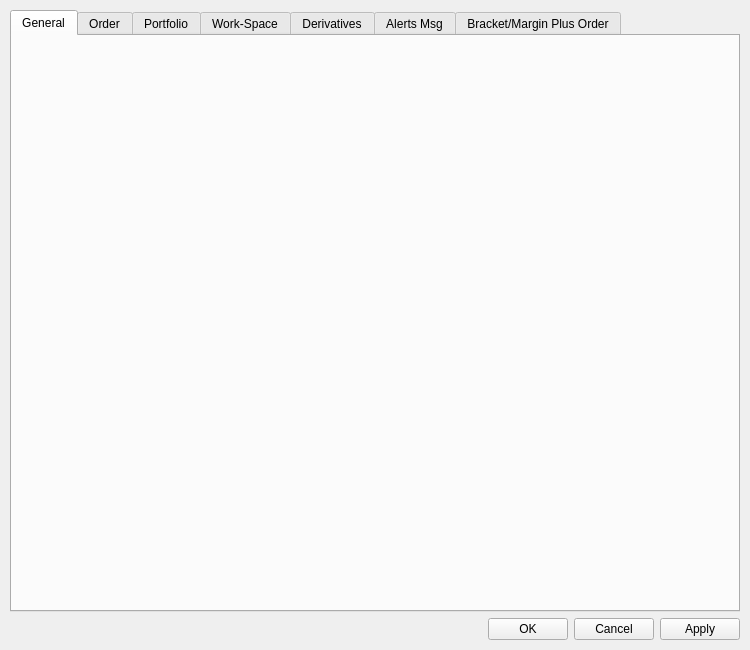
<?xml version="1.0" encoding="UTF-8"?>
<ui version="4.0">
 <class>PreferencesWindowTab</class>
 <widget class="QWidget" name="PreferencesWindowTab">
  <property name="geometry">
   <rect>
    <x>0</x>
    <y>0</y>
    <width>750</width>
    <height>650</height>
   </rect>
  </property>
  <property name="windowTitle">
   <string>Preferences</string>
  </property>
  <layout class="QVBoxLayout" name="verticalLayout_main">
   <property name="spacing">
    <number>6</number>
   </property>
   <property name="leftMargin">
    <number>10</number>
   </property>
   <property name="topMargin">
    <number>10</number>
   </property>
   <property name="rightMargin">
    <number>10</number>
   </property>
   <property name="bottomMargin">
    <number>10</number>
   </property>
   
   <!-- Tab Widget Container -->
   <item>
    <widget class="QTabWidget" name="tabWidget">
     <property name="currentIndex">
      <number>0</number>
     </property>
     
     <!-- General Tab -->
     <widget class="QWidget" name="tabGeneral">
      <attribute name="title">
       <string>General</string>
      </attribute>
      <layout class="QVBoxLayout" name="verticalLayout_general">
       <property name="spacing">
        <number>0</number>
       </property>
       <property name="leftMargin">
        <number>0</number>
       </property>
       <property name="topMargin">
        <number>0</number>
       </property>
       <property name="rightMargin">
        <number>0</number>
       </property>
       <property name="bottomMargin">
        <number>0</number>
       </property>
       <!-- Content will be loaded from PreferencesGeneralTab.ui -->
      </layout>
     </widget>
     
     <!-- Order Tab -->
     <widget class="QWidget" name="tabOrder">
      <attribute name="title">
       <string>Order</string>
      </attribute>
      <layout class="QVBoxLayout" name="verticalLayout_order">
       <property name="spacing">
        <number>0</number>
       </property>
       <property name="leftMargin">
        <number>0</number>
       </property>
       <property name="topMargin">
        <number>0</number>
       </property>
       <property name="rightMargin">
        <number>0</number>
       </property>
       <property name="bottomMargin">
        <number>0</number>
       </property>
       <!-- Content will be loaded from PreferencesOrderTab.ui -->
      </layout>
     </widget>
     
     <!-- Portfolio Tab -->
     <widget class="QWidget" name="tabPortfolio">
      <attribute name="title">
       <string>Portfolio</string>
      </attribute>
      <layout class="QVBoxLayout" name="verticalLayout_portfolio">
       <property name="spacing">
        <number>0</number>
       </property>
       <property name="leftMargin">
        <number>0</number>
       </property>
       <property name="topMargin">
        <number>0</number>
       </property>
       <property name="rightMargin">
        <number>0</number>
       </property>
       <property name="bottomMargin">
        <number>0</number>
       </property>
       <!-- Content will be loaded from PreferencesPortfolioTab.ui -->
      </layout>
     </widget>
     
     <!-- Work-Space Tab -->
     <widget class="QWidget" name="tabWorkSpace">
      <attribute name="title">
       <string>Work-Space</string>
      </attribute>
      <layout class="QVBoxLayout" name="verticalLayout_workspace">
       <property name="spacing">
        <number>0</number>
       </property>
       <property name="leftMargin">
        <number>0</number>
       </property>
       <property name="topMargin">
        <number>0</number>
       </property>
       <property name="rightMargin">
        <number>0</number>
       </property>
       <property name="bottomMargin">
        <number>0</number>
       </property>
       <!-- Content will be loaded from PreferencesWorkSpaceTab.ui -->
      </layout>
     </widget>
     
     <!-- Derivatives Tab -->
     <widget class="QWidget" name="tabDerivatives">
      <attribute name="title">
       <string>Derivatives</string>
      </attribute>
      <layout class="QVBoxLayout" name="verticalLayout_derivatives">
       <property name="spacing">
        <number>0</number>
       </property>
       <property name="leftMargin">
        <number>0</number>
       </property>
       <property name="topMargin">
        <number>0</number>
       </property>
       <property name="rightMargin">
        <number>0</number>
       </property>
       <property name="bottomMargin">
        <number>0</number>
       </property>
       <!-- Content will be loaded from PreferencesDerivativeTab.ui -->
      </layout>
     </widget>
     
     <!-- Alerts Msg Tab -->
     <widget class="QWidget" name="tabAlertsMsg">
      <attribute name="title">
       <string>Alerts Msg</string>
      </attribute>
      <layout class="QVBoxLayout" name="verticalLayout_alertsmsg">
       <property name="spacing">
        <number>0</number>
       </property>
       <property name="leftMargin">
        <number>0</number>
       </property>
       <property name="topMargin">
        <number>0</number>
       </property>
       <property name="rightMargin">
        <number>0</number>
       </property>
       <property name="bottomMargin">
        <number>0</number>
       </property>
       <!-- Content will be loaded from PreferencesAlertMessageTab.ui -->
      </layout>
     </widget>
     
     <!-- Bracket/Margin Plus Order Tab -->
     <widget class="QWidget" name="tabMarginPlusOrder">
      <attribute name="title">
       <string>Bracket/Margin Plus Order</string>
      </attribute>
      <layout class="QVBoxLayout" name="verticalLayout_marginplus">
       <property name="spacing">
        <number>0</number>
       </property>
       <property name="leftMargin">
        <number>0</number>
       </property>
       <property name="topMargin">
        <number>0</number>
       </property>
       <property name="rightMargin">
        <number>0</number>
       </property>
       <property name="bottomMargin">
        <number>0</number>
       </property>
       <!-- Content will be loaded from PreferencesMarginPlusOrderTab.ui -->
      </layout>
     </widget>
    </widget>
   </item>
   
   <!-- Button Layout at Bottom -->
   <item>
    <layout class="QHBoxLayout" name="horizontalLayout_buttons">
     <property name="spacing">
      <number>6</number>
     </property>
     <item>
      <spacer name="horizontalSpacer">
       <property name="orientation">
        <enum>Qt::Horizontal</enum>
       </property>
       <property name="sizeHint" stdset="0">
        <size>
         <width>40</width>
         <height>20</height>
        </size>
       </property>
      </spacer>
     </item>
     <item>
      <widget class="QPushButton" name="pushButton_ok">
       <property name="text">
        <string>OK</string>
       </property>
       <property name="minimumSize">
        <size>
         <width>80</width>
         <height>0</height>
        </size>
       </property>
      </widget>
     </item>
     <item>
      <widget class="QPushButton" name="pushButton_cancel">
       <property name="text">
        <string>Cancel</string>
       </property>
       <property name="minimumSize">
        <size>
         <width>80</width>
         <height>0</height>
        </size>
       </property>
      </widget>
     </item>
     <item>
      <widget class="QPushButton" name="pushButton_apply">
       <property name="text">
        <string>Apply</string>
       </property>
       <property name="minimumSize">
        <size>
         <width>80</width>
         <height>0</height>
        </size>
       </property>
      </widget>
     </item>
    </layout>
   </item>
  </layout>
 </widget>
 <resources/>
 <connections/>
</ui>
